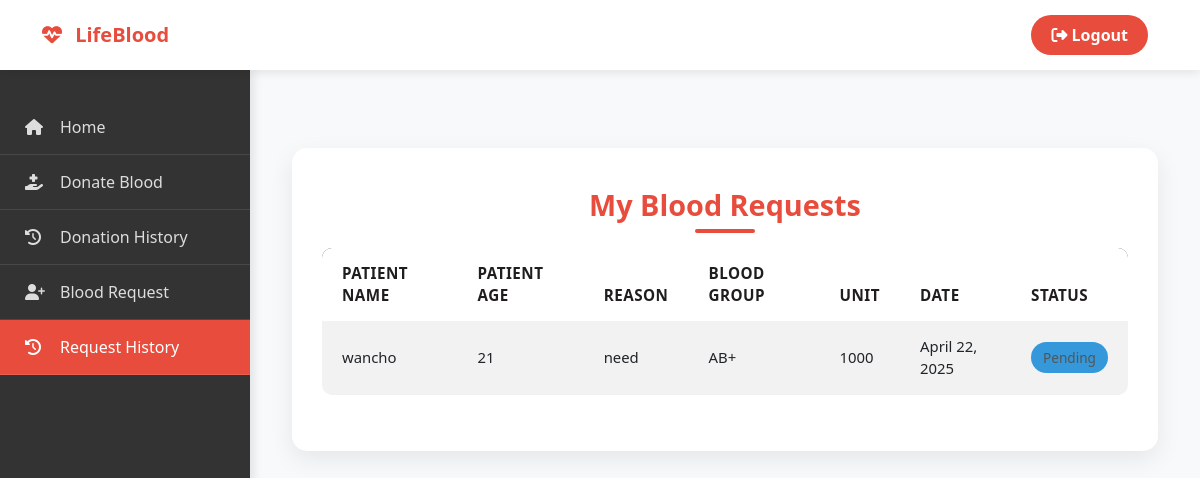
The page /donor/request-history (signed in) on the database its author committed.
### blood/models.py (models this page shows, shortened)
class BloodRequest(models.Model):
    request_by_patient=models.ForeignKey(pmodels.Patient,null=True,on_delete=models.CASCADE)
    request_by_donor=models.ForeignKey(dmodels.Donor,null=True,on_delete=models.CASCADE)
    patient_name=models.CharField(max_length=30)
    patient_age=models.PositiveIntegerField()
    reason=models.CharField(max_length=500)
    bloodgroup=models.CharField(max_length=10)
    unit=models.PositiveIntegerField(default=0)
    status=models.CharField(max_length=20,default="Pending")
    date=models.DateField(auto_now=True)

### donor/views.py (the view)
# urls.py: path('request-history', views.request_history_view,name='request-history'),
def request_history_view(request):
    donor= models.Donor.objects.get(user_id=request.user.id)
    blood_request=bmodels.BloodRequest.objects.all().filter(request_by_donor=donor)
    return render(request,'donor/request_history.html',{'blood_request':blood_request})

### templates/donor/request_history.html (shortened to what this page needs)
{% extends 'donor/donorbase.html' %}
{% block content %}
{% load widget_tweaks %}
{% load static %}
<head>
</head>
<div class="container mt-5">
    <div class="history-container">
        <h4 class="page-title">My Blood Requests</h4>
        <div class="table-responsive">
            <table class="table table-striped table-hover">
                <thead>
                    <tr>
                        <th>Patient Name</th>
                        <th>Patient Age</th>
                        <th>Reason</th>
                        <th>Blood Group</th>
                        <th>Unit</th>
                        <th>Date</th>
                        <th>Status</th>
                    </tr>
                </thead>
                <tbody>
                    {% for t in blood_request %}
                    <tr>
                        <td data-label="Patient Name">{{ t.patient_name }}</td>
                        <td data-label="Patient Age">{{ t.patient_age }}</td>
                        <td data-label="Reason">{{ t.reason }}</td>
                        <td data-label="Blood Group">{{ t.bloodgroup }}</td>
                        <td data-label="Unit">{{ t.unit }}</td>
                        <td data-label="Date">{{ t.date }}</td>
                        <td data-label="Status">
                            {% if t.status == 'Approved' %}
                                <span class="label success">Approved</span>
                            {% elif t.status == 'Rejected' %}
                                <span class="label danger">Rejected</span>
                            {% else %}
                                <span class="label info">Pending</span>
                            {% endif %}
                        </td>
                    </tr>
                    {% endfor %}
                </tbody>
            </table>
        </div>
    </div>
</div>
{% endblock content %}

### templates/donor/donorbase.html (style rules this page uses)
body { font-family: 'Segoe UI', Tahoma, Geneva, Verdana, sans-serif; color: #333; background-color: #f8f9fa; }
.main_content .info { color: #555; line-height: 25px; }

### templates/donor/request_history.html (style rules this page uses)
.label { color: white; padding: 6px 12px; border-radius: 50px; font-size: 0.85rem; font-weight: 500; }
.info { background-color: #3498db; }
.page-title { color: #e74c3c; font-weight: 700; font-size: 1.8rem; margin-bottom: 25px; text-align: center; position: relative; }
.page-title:after { content: ''; position: absolute; width: 60px; height: 4px; background: #e74c3c; bottom: -10px; left: 50%; transform: translateX(-50%); border-radius: 2px; }
.history-container { background-color: #ffffff; border-radius: 15px; padding: 40px 30px; box-shadow: 0 8px 24px rgba(0,0,0,0.08); }
.table { border-radius: 10px; overflow: hidden; }
.table thead { background-color: #2c3e50; }
.table thead th { color: #1f1d1d; font-size: 0.95rem; text-transform: uppercase; letter-spacing: 0.5px; padding: 14px 20px; border: none; }
.table tbody td { font-size: 0.93rem; padding: 14px 20px; vertical-align: middle; border-color: #f0f0f0; }
.table tbody tr { transition: background-color 0.3s ease; }

### rows shown on the page
BloodRequest: patient_name "wancho", patient_age "21", reason "need", bloodgroup "AB+", unit "1000", date "April 22, 2025", status "Pending"
